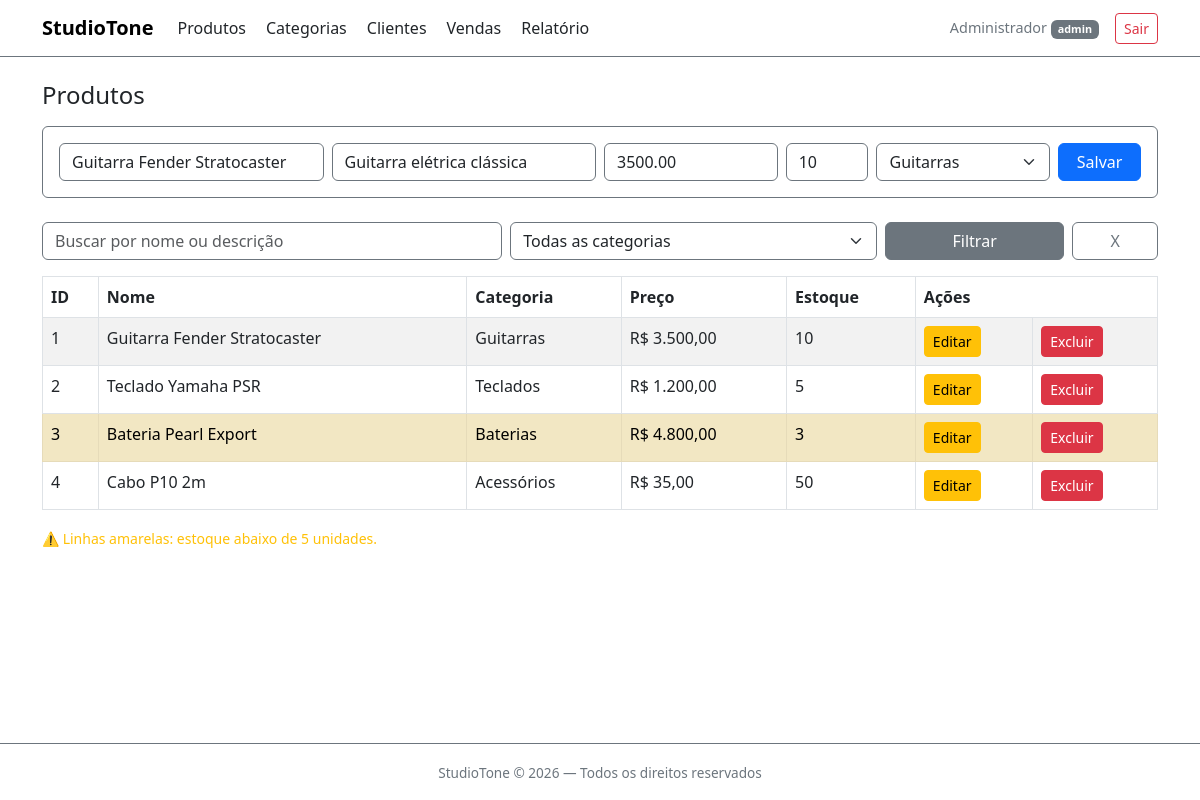
/produtos/index.php?id=1 (signed in), run on the app's committed database.
### tables this page shows
CREATE TABLE `produtos` (
  `id` int NOT NULL AUTO_INCREMENT,
  `nome` varchar(200) NOT NULL,
  `descricao` text,
  `preco` decimal(10,2) NOT NULL,
  `estoque` int DEFAULT 0,
  `categoria_id` int,
  PRIMARY KEY (`id`),
  FOREIGN KEY (`categoria_id`) REFERENCES `categorias`(`id`)
);

CREATE TABLE `categorias` (
  `id` int NOT NULL AUTO_INCREMENT,
  `nome` varchar(80) UNIQUE NOT NULL,
  `descricao` text,
  PRIMARY KEY (`id`)
);

### produtos/index.php (the view, shortened to what this page needs)
<?php
    include '../conexao.php';
    $where = "WHERE 1=1";
    $params = [];
    $sql = "SELECT p.*, c.nome AS categoria FROM produtos p LEFT JOIN categorias c ON p.categoria_id = c.id $where";
    $stmt = $conexao->prepare($sql);
    $stmt->execute($params);
    $categorias = $conexao->query("SELECT * FROM categorias")->fetchAll(PDO::FETCH_OBJ);
    $prod = null;
    if (isset($_GET['id'])) {
        $s = $conexao->prepare("SELECT * FROM produtos WHERE id = :id");
        $s->bindParam(':id', $_GET['id']);
        $s->execute();
        $prod = $s->fetch(PDO::FETCH_OBJ);
    }
?>
<!DOCTYPE html>
<html lang="pt-br" data-bs-theme="white">
<head>
    <link href="https://cdn.jsdelivr.net/npm/bootstrap@5.3.0/dist/css/bootstrap.min.css" rel="stylesheet">
</head>
<body class="bg-white text-dark d-flex flex-column min-vh-100">
<?php include '../navbar.php'; ?>
<div class="container flex-grow-1">
    <h4 class="mb-3">Produtos</h4>
    <div class="card bg-white border border-secondary mb-4">
        <div class="card-body">
            <form action="inserir.php" method="post">
                <div class="row g-2">
                    <div class="col-md-3">
                        <input type="text" name="nome" class="form-control bg-white text-dark border-secondary" placeholder="Nome" value="<?php echo $prod ? $prod->nome : '' ?>" required>
                    </div>
                    <div class="col-md-3">
                        <input type="text" name="descricao" class="form-control bg-white text-dark border-secondary" placeholder="Descrição" value="<?php echo $prod ? $prod->descricao : '' ?>">
                    </div>
                    <div class="col-md-2">
                        <input type="number" step="0.01" name="preco" class="form-control bg-white text-dark border-secondary" placeholder="Preço" value="<?php echo $prod ? $prod->preco : '' ?>" required>
                    </div>
                    <div class="col-md-1">
                        <input type="number" name="estoque" class="form-control bg-white text-dark border-secondary" placeholder="Estoque" value="<?php echo $prod ? $prod->estoque : 0 ?>">
                    </div>
                    <div class="col-md-2">
                        <select name="categoria_id" class="form-select bg-white text-dark border-secondary">
                            <?php foreach ($categorias as $c): ?>
                                <option value="<?php echo $c->id ?>" <?php echo ($prod && $prod->categoria_id == $c->id) ? 'selected' : '' ?>>
                                    <?php echo $c->nome ?>
                                </option>
                            <?php endforeach; ?>
                        </select>
                    </div>
                    <div class="col-md-1">
                        <button type="submit" class="btn btn-primary w-100">Salvar</button>
                    </div>
                </div>
            </form>
        </div>
    </div>
    <form method="get" class="row g-2 mb-3">
        <div class="col-md-5">
            <input type="text" name="busca" class="form-control bg-white text-dark border-secondary" placeholder="Buscar por nome ou descrição" value="<?php echo $_GET['busca'] ?? '' ?>">
        </div>
        <div class="col-md-4">
            <select name="categoria_id" class="form-select bg-white text-dark border-secondary">
                <option value="">Todas as categorias</option>
            </select>
        </div>
        <div class="col-md-2">
            <button type="submit" class="btn btn-secondary w-100">Filtrar</button>
        </div>
        <div class="col-md-1">
            <a href="index.php" class="btn btn-outline-secondary w-100">X</a>
        </div>
    </form>
    <table class="table table-white table-bordered table-striped table-hover">
        <thead>
            <tr>
                <th>ID</th><th>Nome</th><th>Categoria</th><th>Preço</th><th>Estoque</th><th colspan="2">Ações</th>
            </tr>
        </thead>
        <tbody>
        <?php while ($linha = $stmt->fetch(PDO::FETCH_OBJ)): ?>
            <tr <?php echo $linha->estoque < 5 ? 'class="table-warning"' : '' ?>>
                <td><?php echo $linha->id ?></td>
                <td><?php echo $linha->nome ?></td>
                <td><?php echo $linha->categoria ?></td>
                <td>R$ <?php echo number_format($linha->preco, 2, ',', '.') ?></td>
                <td><?php echo $linha->estoque ?></td>
                <td><a href="index.php?id=<?php echo $linha->id ?>" class="btn btn-sm btn-warning">Editar</a></td>
                <td><a href="excluir.php?id=<?php echo $linha->id ?>" class="btn btn-sm btn-danger" onclick="return confirm('Excluir?')">Excluir</a></td>
            </tr>
        <?php endwhile; ?>
        </tbody>
    </table>
    <small class="text-warning">⚠️ Linhas amarelas: estoque abaixo de 5 unidades.</small>
</div>
<?php include '../footer.php'; ?>
</body>
</html>

### data on the page
produtos: nome "Guitarra Fender Stratocaster", descricao "Guitarra elétrica clássica", preco "3500.00", estoque "10", categoria_id "Guitarras", id "1", categoria.nome "Guitarras", preco "3.500,00"
produtos: id "2", nome "Teclado Yamaha PSR", categoria.nome "Teclados", preco "1.200,00", estoque "5"
produtos: id "3", nome "Bateria Pearl Export", categoria.nome "Baterias", preco "4.800,00", estoque "3"
produtos: id "4", nome "Cabo P10 2m", categoria.nome "Acessórios", preco "35,00", estoque "50"

### other printed values
$_SESSION['nome'] "Administrador"
$_SESSION['perfil'] "admin"
